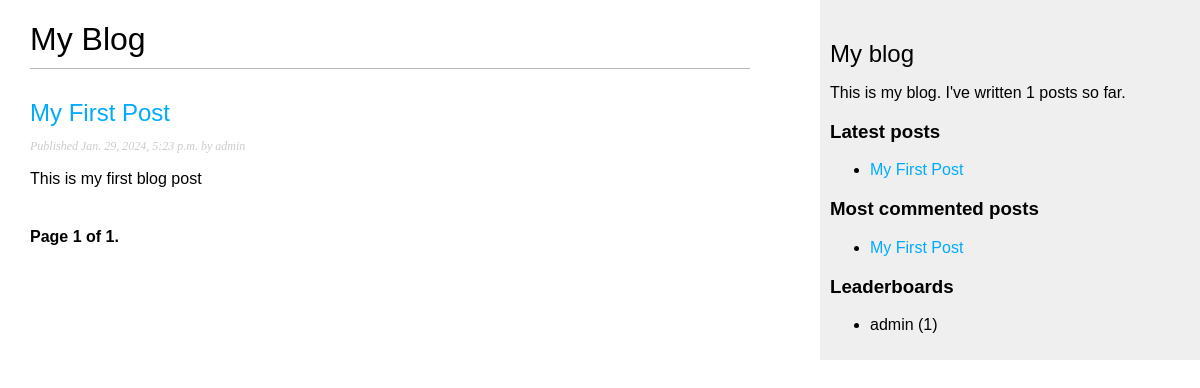
The page /blog/ on the database as committed earlier.
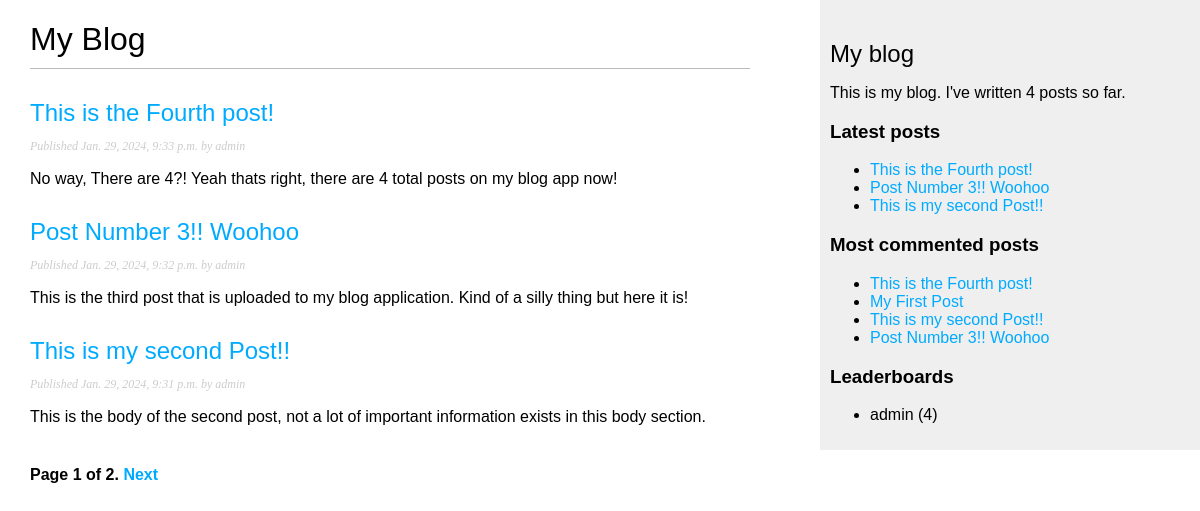
The same page on the database as committed later.
### blog/models.py (models this page shows, shortened)
class Post(models.Model):
    class Status(models.TextChoices):
        DRAFT = 'DF', 'Draft'
        PUBLISHED = 'PB', 'Published'
    title = models.CharField(max_length=250)
    slug = models.SlugField(max_length=250,
                            unique_for_date='publish')
    author = models.ForeignKey(User,
                               on_delete=models.CASCADE,
                               related_name='blog_posts')
    body = models.TextField()
    publish = models.DateTimeField(default=timezone.now)
    created = models.DateTimeField(auto_now_add=True)
    updated = models.DateTimeField(auto_now=True)
    status = models.CharField(max_length=2,
                              choices=Status.choices,
                              default=Status.DRAFT)
    objects = models.Manager() # The default manager.
    published = PublishedManager() # Our custom manager.
    class Meta:
        ordering = ['-publish']
        indexes = [
            models.Index(fields=['-publish']),
        ]
    def get_absolute_url(self):
        return reverse('blog:post_detail',
                        args=[self.publish.year,
                              self.publish.month,
                              self.publish.day,
                              self.slug])

### blog/views.py (the view)
# urls.py: path('', views.PostListView.as_view(), name='post_list'),
class PostListView(ListView):
    queryset = Post.published.all()
    context_object_name = 'posts'
    paginate_by = 3
    template_name = 'blog/post/list.html'

### blog/models.py (called while the page is built)
    def get_queryset(self):
        return super().get_queryset()\
                    .filter(status=Post.Status.PUBLISHED)

### blog/templatetags/blog_tags.py (called while the page is built)
@register.simple_tag
def total_posts():
    return Post.published.count()

@register.inclusion_tag('blog/post/latest_posts.html')
def show_latest_posts(count=5):
    latest_posts = Post.published.order_by('-publish')[:count]
    return {'latest_posts': latest_posts}

@register.simple_tag
def get_most_commented_posts(count=5):
    return Post.published.annotate(
        total_comments = Count('comments')
    ).order_by('-total_comments')[:count]

@register.simple_tag
def get_top_users(count=3):
    all_posts = Post.published.all()
    all_posts_authors = []
    for post in all_posts:
        all_posts_authors.append(post.author)
    author_count = Counter(all_posts_authors)
    ordered_authors_list = list(author_count.keys())
    ordered_authors_list.sort(key=lambda x: author_count[x], reverse=True)
    final_display_list = []
    for author in ordered_authors_list:
        final_display_list.append(str(author) + " (" + str(author_count[author]) + ")")
    return final_display_list[:count]

### blog/templates/blog/post/list.html (shortened to what this page needs)
{% extends "blog/base.html" %}
{% block content %}
    <h1>My Blog</h1>
    {% for post in posts %}
        <h2>
            <a href="{{ post.get_absolute_url }}">
                {{ post.title }}
            </a>
        </h2>
        <p class="date">
            Published {{ post.publish }} by {{ post.author }}
        </p>
        {{ post.body|truncatewords:30|linebreaks }}
    {% endfor %}
    {% include "pagination.html" with page=page_obj %}
{% endblock %}

### blog/templates/blog/base.html (shortened to what this page needs)
{% load blog_tags %}
{% load static %}
<!DOCTYPE html>
<html>
<head>
    <link href="{% static "css/blog.css" %}" rel="stylesheet">
</head>
<body>
    <div id="content">
        {% block content %}
        {% endblock %}
    </div>
    <div id="sidebar">
        <h2>My blog</h2>
        <p>
            This is my blog.
            I've written {% total_posts %} posts so far.
        </p>
        <h3>Latest posts</h3>
        {% show_latest_posts 3 %}
        <h3>Most commented posts</h3>
        {% get_most_commented_posts as most_commented_posts %}
        <ul>
            {% for post in most_commented_posts %}
                <li>
                    <a href="{{ post.get_absolute_url }}">{{ post.title }}</a>
                </li>
            {% endfor %}
        </ul>
        <h3>Leaderboards</h3>
        {% get_top_users as top_users %}
        <ul>
            {% for user in top_users %}
                <li> {{user}} </li>
            {% endfor %}
        </ul>
    </div>
</body>
</html>

### blog/templates/pagination.html (shortened to what this page needs)
<div class="pagination">
    <span class="step-links">
        <span class="current">
            Page {{ page.number }} of {{ page.paginator.num_pages }}.
        </span>
        {% if page.has_next %}
            <a href="?page={{ page.next_page_number }}">Next</a>
        {% endif %}
    </span>
</div>

### blog/templates/blog/post/latest_posts.html
<ul>
    {% for post in latest_posts %}
        <li>
            <a href="{{ post.get_absolute_url }}">{{ post.title }}</a>
        </li>
    {% endfor %}
</ul>

### blog/static/css/blog.css (style rules this page uses)
body { margin:0; padding:0; font-family:helvetica, sans-serif; }
a { color:#00abff; text-decoration:none; }
h1 { font-weight:normal; border-bottom:1px solid #bbb; padding:0 0 10px 0; }
h2 { font-weight:normal; margin:30px 0 0; }
#content { float:left; width:60%; padding:0 0 0 30px; }
#sidebar { float:right; width:30%; padding:10px; background:#efefef; height:100%; }
p.date { color:#ccc; font-family: georgia, serif; font-size: 12px; font-style: italic; }
.pagination { margin:40px 0; font-weight:bold; }

Rows that differ between the two databases and show on the page:
no longer on one of the page's lists (row unchanged): Post: title "My First Post", publish "Jan. 29, 2024, 5:23 p.m.", author "admin", body "This is my first blog post"
added Post: title "This is the Fourth post!", publish "Jan. 29, 2024, 9:33 p.m.", author "admin", body "No way, There are 4?! Yeah thats right, there are 4 total posts on my blog app now!"
added Post: title "Post Number 3!! Woohoo", publish "Jan. 29, 2024, 9:32 p.m.", author "admin", body "This is the third post that is uploaded to my blog application. Kind of a silly thing but here it is!"
added Post: title "This is my second Post!!", publish "Jan. 29, 2024, 9:31 p.m.", author "admin", body "This is the body of the second post, not a lot of important information exists in this body section."
Other text that changed with them:
{{ page.paginator.num_pages }}: "1" → "2"
text no longer shown: "1"
text now shown: "Next 4"
new list line: "admin (4)"
list line gone: "admin (1)"
